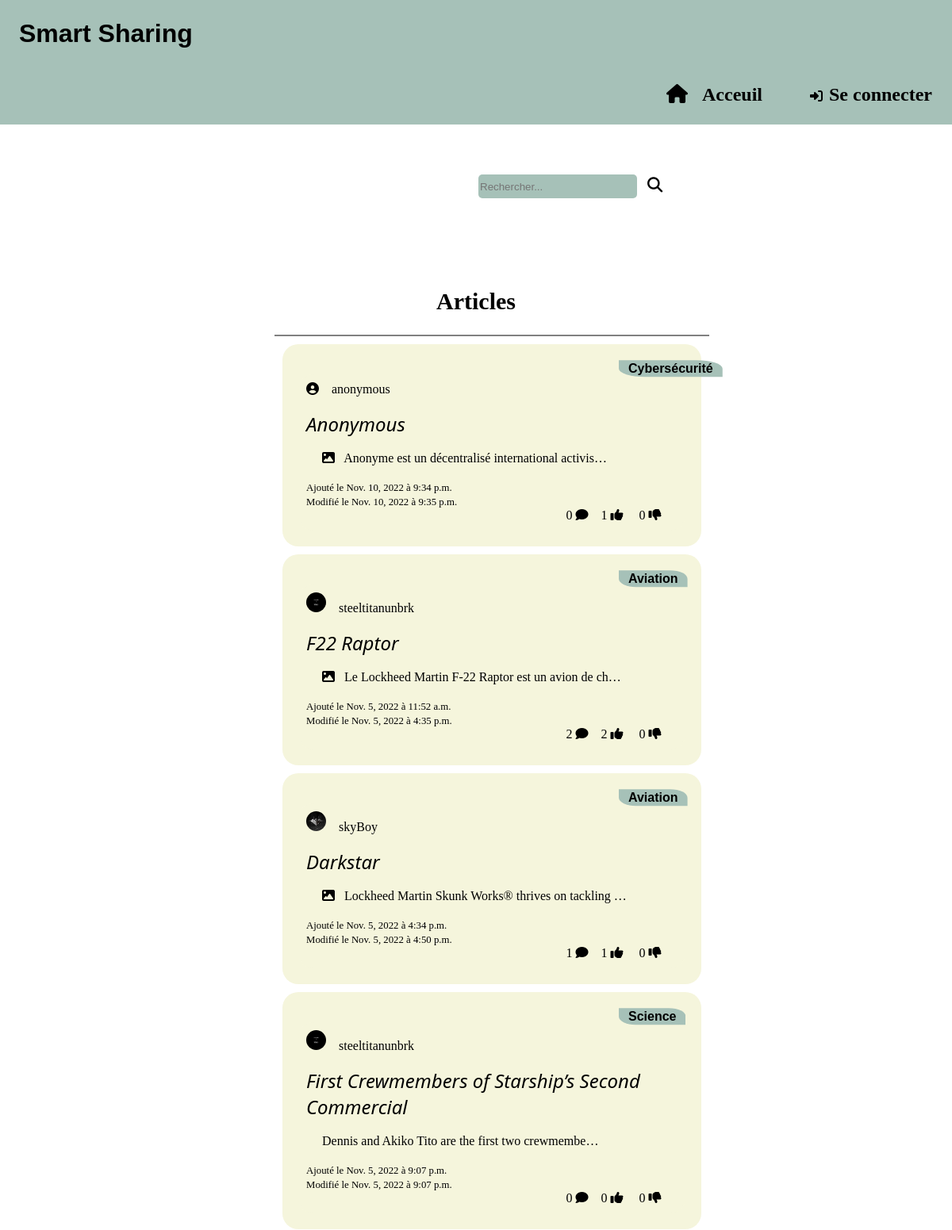
/Home/ (upper part), run on an earlier commit of the app's database.
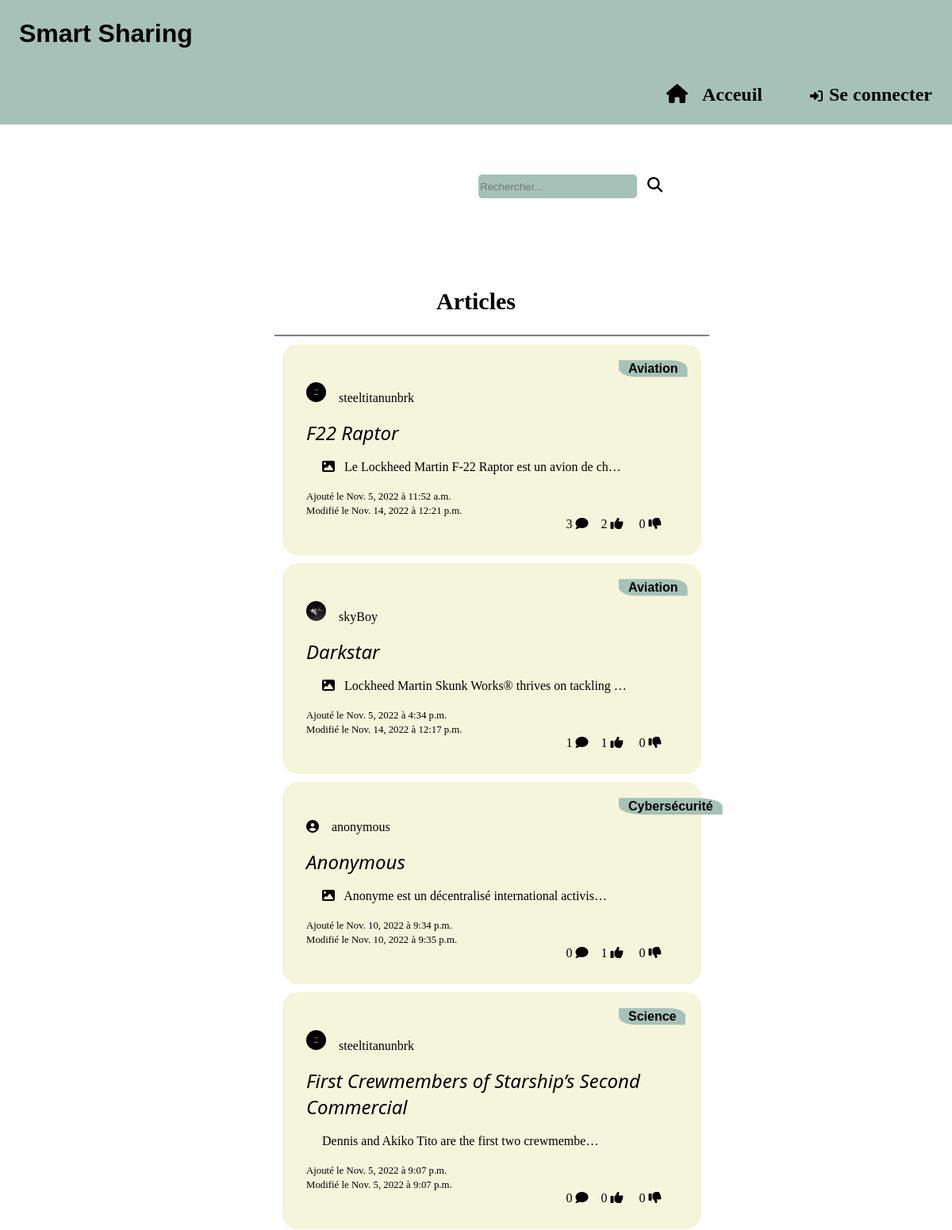
And on a later commit of the database.
### posts/models.py (models this page shows, shortened)
class Post(models.Model):
    title = models.CharField(verbose_name="", max_length=50)
    content = models.TextField(verbose_name="", unique=True)
    illustration = models.ImageField(default=None, blank=True, null=True, upload_to='images/illustrations/%Y/%m/%d/')
    theme = models.ForeignKey(Theme, verbose_name="Thème ", on_delete=models.CASCADE)
    like = models.ManyToManyField(User, related_name="liker")
    dislike = models.ManyToManyField(User, related_name="disliker")
    user = models.ForeignKey(User, on_delete=models.CASCADE, related_name="poster")
    modifHour = models.TimeField(auto_now=True, auto_now_add=False)
    addHour = models.TimeField(auto_now=False, auto_now_add=True)
    modifDate = models.DateField(auto_now=True, auto_now_add=False)
    addDate = models.DateField(auto_now=False, auto_now_add=True)

class Theme(models.Model):
    label = models.CharField(max_length=30, unique=True)
    def __str__(self):
        return self.label

class User(AbstractUser):
    image = models.ImageField(verbose_name="Photo de profil", upload_to="profile", blank=True, null=True)

### posts/views.py (the view, shortened to what this page needs)
# urls.py: 2. Add a URL to urlpatterns:  path('', views.home, name='home')
def home(request):
    postDic = {}
    _postList = Post.objects.all().order_by('modifDate').reverse()
    paginator = Paginator(_postList, 5)
    number = request.GET.get('page')
    postList = paginator.get_page(number)
    themes = Theme.objects.all()
    posts = []
    if request.method == "GET":
        _request = request.GET.get('_request')
    for _post in postList:
        comment = Comment.objects.filter(post=_post).count()
        postDic[_post] = (comment)
    addPost(request)
    return render(request, 'posts/index.html',
                  {'postD': postDic, 'themes': themes, 'result': _request, 'page_obj': postList})

### posts/templates/posts/index.html (shortened to what this page needs)
{% extends 'posts/model.html' %}
{% block content %}
<main>
  <form class="search-area">
    <input type="search" placeholder="Rechercher..." name="_request" />
    <button class="search-button" type="submit"><i class="fa-solid fa-magnifying-glass"></i></button>
  </form>
  {% if result != None %}
    <h2 style="text-align: center">Résultats pour "{{ result }}"</h2>
  {% else %}
    <h2 style="text-align: center; font-size: 30px; margin-top: 80px;">Articles</h2>
  {% endif %}
  <ul>
    <HR NOSHADE>
    {% for post, comment in postD.items %}
      <div class="post">
        <span class="theme">{{ post.theme }}</span><br/>
        <a class="posts" href="{% url 'details' post.id %}">
            <li class="post">
              <span class="user">
              {% if post.user.image %}
                <img class="profile-image-resizex2" src="{{ post.user.image.url }}" alt="Photo de profil">
              {% else %}
                <i class="fa-solid fa-circle-user"></i>
              {% endif %}
              &nbsp&nbsp&nbsp{{ post.user }}</span><br/>
              <span class="post-content">
                <span class="post-title">{{ post.title }}</span><br/>
                <br/>&nbsp&nbsp&nbsp&nbsp
                {% if post.illustration %}
                  <i class="fa-solid fa-image"></i>&nbsp&nbsp
                {% endif %}
                {{ post.content|truncatechars:50 }}<br/>
                <span class="info">
                  <br/>Ajouté le {{ post.addDate }} à {{ post.addHour }}
                  <br />Modifié le {{ post.modifDate }} à {{ post.modifHour }}
                </span><br/>
                <span class="action">{{ comment }}&nbsp<i class="fa-solid fa-comment"></i>
                <a class="action" href="{% url 'home-like' post.id %}">
                  {{ post.like.all|length }}&nbsp<i class="fa-solid fa-thumbs-up"></i>
                </a>
                <a class="action" href="{% url 'home-dislike' post.id %}">
                  {{ post.dislike.all|length }}&nbsp<i class="fa-solid fa-thumbs-down"></i>
                </a>
                &nbsp&nbsp&nbsp</span>
              </span>
            </li>
          </a>
        </div>
    {% endfor %}
  </ul>
</main>
{% endblock %}

What changed in the data, as far as the page shows it:
changed Post "F22 Raptor": modifDate "Nov. 5, 2022" → "Nov. 14, 2022"; modifHour "4:35 p.m." → "12:21 p.m."; comment "2" → "3"
changed Post "Darkstar": modifDate "Nov. 5, 2022" → "Nov. 14, 2022"; modifHour "4:50 p.m." → "12:17 p.m."
shown differently, row unchanged: Post "Anonymous": moves down the list
